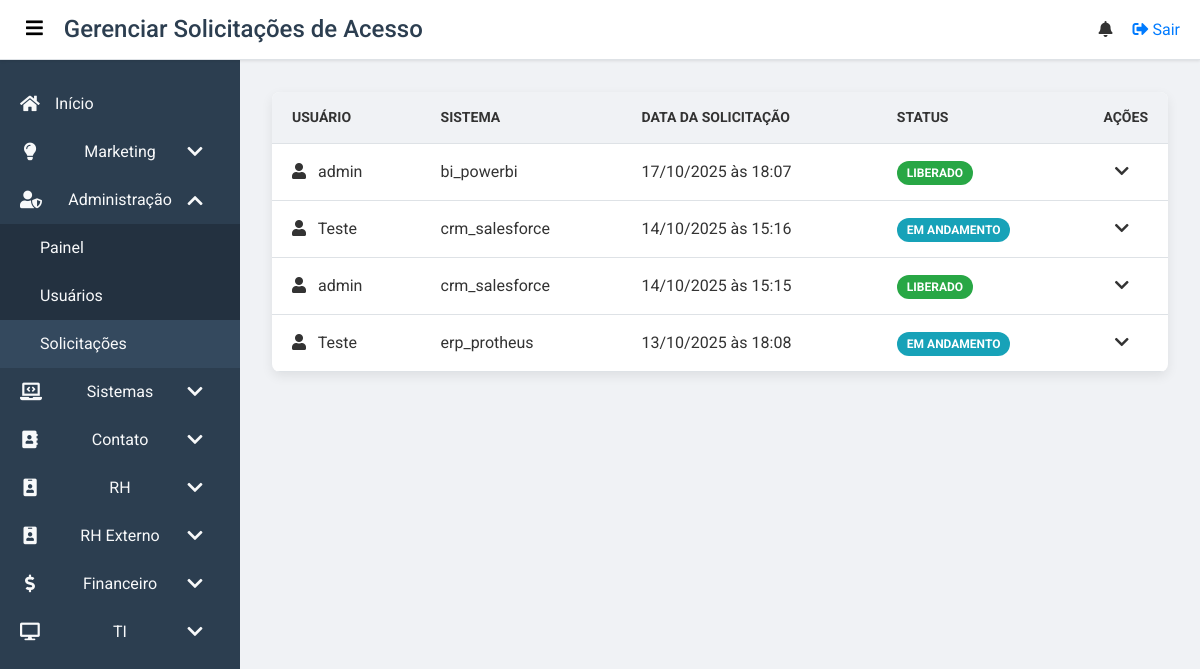
/administracao/solicitacoes (signed in), run on the app's committed database.
### app/models.py (models this page shows, shortened)
class AccessRequest(db.Model):
    id = db.Column(db.Integer, primary_key=True)
    user_id = db.Column(db.Integer, db.ForeignKey('user.id'), nullable=False)
    sistema = db.Column(db.String(150), nullable=False)
    justificativa = db.Column(db.Text, nullable=False)
    status = db.Column(db.String(50), nullable=False, default='Pendente')  # Status: Pendente, Em andamento, Liberado, Negado
    admin_notes = db.Column(db.Text, nullable=True)
    requested_at = db.Column(db.DateTime, nullable=False, default=datetime.utcnow)
    updated_at = db.Column(db.DateTime, nullable=False, default=datetime.utcnow, onupdate=datetime.utcnow)
    is_archived = db.Column(db.Boolean, default=False, nullable=False)

class User(db.Model, UserMixin):
    id = db.Column(db.Integer, primary_key=True)
    username = db.Column(db.String(150), unique=True, nullable=False)
    password = db.Column(db.String(200), nullable=False)
    failed_login_attempts = db.Column(db.Integer, default=0)
    is_locked = db.Column(db.Boolean, default=False) # This is the backend field for login blocking
    is_blocked = db.Column(db.Boolean, default=False) # This is for manual admin blocking
    is_suspended = db.Column(db.Boolean, default=False)
    groups = db.relationship('Group', secondary=user_group, backref='users')
    news = db.relationship('News', backref='author', lazy=True)
    events = db.relationship('Event', backref='creator', lazy=True)
    requests = db.relationship('AccessRequest', backref='requester', lazy=True)

### app/routes.py (the view)
@main.route('/administracao/solicitacoes')
@login_required
@group_required('Administração')
def administracao_solicitacoes():
    page = request.args.get('page', 1, type=int)
    requests = AccessRequest.query.order_by(AccessRequest.requested_at.desc()).paginate(page=page, per_page=10)
    return render_template('admin_requests.html', requests=requests)

### app/routes.py (called while the page is built)
@main.context_processor
def inject_user_groups():
    if current_user.is_authenticated:
        user_groups = {group.name for group in current_user.groups}
        return dict(user_groups=user_groups)
    return dict(user_groups=set())

@main.context_processor
def inject_notifications():
    if current_user.is_authenticated:
        unread_notifications = Notification.query.filter_by(user_id=current_user.id, is_read=False).order_by(Notification.created_at.desc()).all()
        unread_notifications_count = len(unread_notifications)
        return dict(unread_notifications=unread_notifications, unread_notifications_count=unread_notifications_count)
    return dict(unread_notifications=[], unread_notifications_count=0)

### app/templates/admin_requests.html (shortened to what this page needs)
{% extends "base.html" %}
{% block body_class %}dashboard-page{% endblock %}
{% block page_title %}Gerenciar Solicitações de Acesso{% endblock %}
{% block content %}
<div class="admin-container">
    <div class="table-container-card">
        <table class="custom-table requests-table">
            <thead>
                <tr>
                    <th>Usuário</th>
                    <th>Sistema</th>
                    <th>Data da Solicitação</th>
                    <th>Status</th>
                    <th class="actions-header">Ações</th>
                </tr>
            </thead>
            <tbody>
                {% if requests.items %}
                    {% for req in requests.items %}
                    <tr data-id="{{ req.id }}">
                        <td><i class="fas fa-user"></i> {{ req.requester.username }}</td>
                        <td>{{ req.sistema }}</td>
                        <td>{{ req.requested_at.strftime('%d/%m/%Y às %H:%M') }}</td>
                        <td>
                            <span class="status-badge status-{{ req.status.lower().replace(' ', '-') }}">
                                {{ req.status }}
                            </span>
                        </td>
                        <td class="actions-cell">
                            <button class="btn-action btn-details" title="Ver Detalhes">
                                <i class="fas fa-chevron-down"></i>
                            </button>
                        </td>
                    </tr>
                    {% endfor %}
                {% endif %}
            </tbody>
        </table>
    </div>
</div>
{% endblock %}

### app/static/css/base.css (style rules this page uses)
:root { --primary-color: #007bff; --secondary-color: #2c3e50; --background-light: #f0f2f5; --background-white: #ffffff; --text-color: #333; --text-light: #f8f9fa; --border-color: #dee2e6; --shadow-color: rgba(0, 0, 0, 0.1); }
body { font-family: 'Roboto', sans-serif; margin: 0; padding: 0; background-color: var(--background-light); color: var(--text-color); -webkit-font-smoothing: antialiased; -moz-osx-font-smoothing: grayscale; }

### app/templates/admin_requests.html (style rules this page uses)
.admin-container { max-width: 1200px; margin: 0 auto; }
.table-container-card { background-color: var(--background-white); border-radius: 8px; box-shadow: 0 4px 12px rgba(0,0,0,0.08); overflow: hidden; }
.custom-table { width: 100%; border-collapse: collapse; }
.custom-table th, .custom-table td { padding: 15px 20px; text-align: left; border-bottom: 1px solid var(--border-color); }
.custom-table thead th { background-color: var(--background-light); font-size: 14px; text-transform: uppercase; color: var(--text-color-light); }
.custom-table .actions-header { text-align: center; width: 80px; }
.custom-table .actions-cell { text-align: center; }
.custom-table .fas { margin-right: 8px; color: var(--text-color-light); }
.btn-action { background: none; border: none; cursor: pointer; color: var(--text-color-light); font-size: 16px; transition: color 0.2s; }
.status-badge { padding: 5px 10px; border-radius: 15px; font-weight: bold; color: white; font-size: 12px; text-transform: uppercase; }
.status-em-andamento { background-color: #17a2b8; }
.status-liberado { background-color: #28a745; }

### data on the page
AccessRequest: requester.username "admin", sistema "bi_powerbi", requested_at "17/10/2025 às 18:07", status "LIBERADO"
AccessRequest: requester.username "Teste", sistema "crm_salesforce", requested_at "14/10/2025 às 15:16", status "EM ANDAMENTO"
AccessRequest: requester.username "admin", sistema "crm_salesforce", requested_at "14/10/2025 às 15:15", status "LIBERADO"
AccessRequest: requester.username "Teste", sistema "erp_protheus", requested_at "13/10/2025 às 18:08", status "EM ANDAMENTO"
